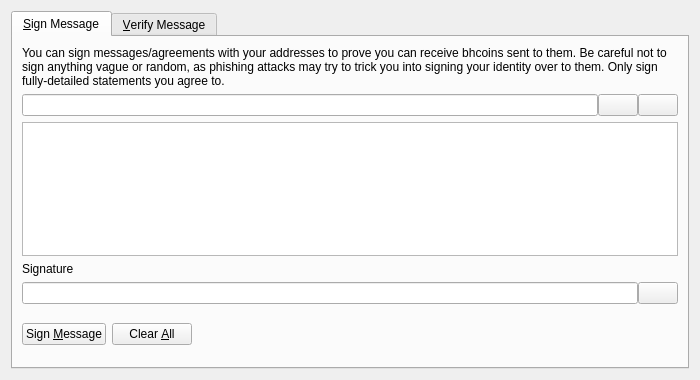
<?xml version="1.0" encoding="UTF-8"?>
<ui version="4.0">
 <class>SignVerifyMessageDialog</class>
 <widget class="QDialog" name="SignVerifyMessageDialog">
  <property name="geometry">
   <rect>
    <x>0</x>
    <y>0</y>
    <width>700</width>
    <height>380</height>
   </rect>
  </property>
  <property name="windowTitle">
   <string>Signatures - Sign / Verify a Message</string>
  </property>
  <property name="modal">
   <bool>true</bool>
  </property>
  <layout class="QVBoxLayout" name="verticalLayout">
   <item>
    <widget class="QTabWidget" name="tabWidget">
     <property name="currentIndex">
      <number>0</number>
     </property>
     <widget class="QWidget" name="tabSignMessage">
      <attribute name="title">
       <string>&amp;Sign Message</string>
      </attribute>
      <layout class="QVBoxLayout" name="verticalLayout_SM">
       <item>
        <widget class="QLabel" name="infoLabel_SM">
         <property name="text">
          <string>You can sign messages/agreements with your addresses to prove you can receive bhcoins sent to them. Be careful not to sign anything vague or random, as phishing attacks may try to trick you into signing your identity over to them. Only sign fully-detailed statements you agree to.</string>
         </property>
         <property name="textFormat">
          <enum>Qt::PlainText</enum>
         </property>
         <property name="wordWrap">
          <bool>true</bool>
         </property>
        </widget>
       </item>
       <item>
        <layout class="QHBoxLayout" name="horizontalLayout_1_SM">
         <property name="spacing">
          <number>0</number>
         </property>
         <item>
          <widget class="QValidatedLineEdit" name="addressIn_SM">
           <property name="toolTip">
            <string>The BHCoin address to sign the message with</string>
           </property>
          </widget>
         </item>
         <item>
          <widget class="QPushButton" name="addressBookButton_SM">
           <property name="toolTip">
            <string>Choose previously used address</string>
           </property>
           <property name="text">
            <string/>
           </property>
           <property name="icon">
            <iconset resource="../bitcoin.qrc">
             <normaloff>:/icons/address-book</normaloff>:/icons/address-book</iconset>
           </property>
           <property name="shortcut">
            <string>Alt+A</string>
           </property>
           <property name="autoDefault">
            <bool>false</bool>
           </property>
          </widget>
         </item>
         <item>
          <widget class="QPushButton" name="pasteButton_SM">
           <property name="toolTip">
            <string>Paste address from clipboard</string>
           </property>
           <property name="text">
            <string/>
           </property>
           <property name="icon">
            <iconset resource="../bitcoin.qrc">
             <normaloff>:/icons/editpaste</normaloff>:/icons/editpaste</iconset>
           </property>
           <property name="shortcut">
            <string>Alt+P</string>
           </property>
           <property name="autoDefault">
            <bool>false</bool>
           </property>
          </widget>
         </item>
        </layout>
       </item>
       <item>
        <widget class="QPlainTextEdit" name="messageIn_SM">
         <property name="toolTip">
          <string>Enter the message you want to sign here</string>
         </property>
        </widget>
       </item>
       <item>
        <widget class="QLabel" name="signatureLabel_SM">
         <property name="text">
          <string>Signature</string>
         </property>
         <property name="textFormat">
          <enum>Qt::PlainText</enum>
         </property>
        </widget>
       </item>
       <item>
        <layout class="QHBoxLayout" name="horizontalLayout_2_SM">
         <property name="spacing">
          <number>0</number>
         </property>
         <item>
          <widget class="QLineEdit" name="signatureOut_SM">
           <property name="font">
            <font>
             <italic>true</italic>
            </font>
           </property>
           <property name="readOnly">
            <bool>true</bool>
           </property>
          </widget>
         </item>
         <item>
          <widget class="QPushButton" name="copySignatureButton_SM">
           <property name="toolTip">
            <string>Copy the current signature to the system clipboard</string>
           </property>
           <property name="text">
            <string/>
           </property>
           <property name="icon">
            <iconset resource="../bitcoin.qrc">
             <normaloff>:/icons/editcopy</normaloff>:/icons/editcopy</iconset>
           </property>
           <property name="autoDefault">
            <bool>false</bool>
           </property>
          </widget>
         </item>
        </layout>
       </item>
       <item>
        <layout class="QHBoxLayout" name="horizontalLayout_3_SM">
         <item>
          <widget class="QPushButton" name="signMessageButton_SM">
           <property name="toolTip">
            <string>Sign the message to prove you own this BHCoin address</string>
           </property>
           <property name="text">
            <string>Sign &amp;Message</string>
           </property>
           <property name="icon">
            <iconset resource="../bitcoin.qrc">
             <normaloff>:/icons/edit</normaloff>:/icons/edit</iconset>
           </property>
           <property name="autoDefault">
            <bool>false</bool>
           </property>
          </widget>
         </item>
         <item>
          <widget class="QPushButton" name="clearButton_SM">
           <property name="toolTip">
            <string>Reset all sign message fields</string>
           </property>
           <property name="text">
            <string>Clear &amp;All</string>
           </property>
           <property name="icon">
            <iconset resource="../bitcoin.qrc">
             <normaloff>:/icons/remove</normaloff>:/icons/remove</iconset>
           </property>
           <property name="autoDefault">
            <bool>false</bool>
           </property>
          </widget>
         </item>
         <item>
          <spacer name="horizontalSpacer_1_SM">
           <property name="orientation">
            <enum>Qt::Horizontal</enum>
           </property>
           <property name="sizeHint" stdset="0">
            <size>
             <width>40</width>
             <height>48</height>
            </size>
           </property>
          </spacer>
         </item>
         <item>
          <widget class="QLabel" name="statusLabel_SM">
           <property name="font">
            <font>
             <weight>75</weight>
             <bold>true</bold>
            </font>
           </property>
           <property name="text">
            <string/>
           </property>
           <property name="wordWrap">
            <bool>true</bool>
           </property>
          </widget>
         </item>
         <item>
          <spacer name="horizontalSpacer_2_SM">
           <property name="orientation">
            <enum>Qt::Horizontal</enum>
           </property>
           <property name="sizeHint" stdset="0">
            <size>
             <width>40</width>
             <height>48</height>
            </size>
           </property>
          </spacer>
         </item>
        </layout>
       </item>
      </layout>
     </widget>
     <widget class="QWidget" name="tabVerifyMessage">
      <attribute name="title">
       <string>&amp;Verify Message</string>
      </attribute>
      <layout class="QVBoxLayout" name="verticalLayout_VM">
       <item>
        <widget class="QLabel" name="infoLabel_VM">
         <property name="text">
          <string>Enter the receiver's address, message (ensure you copy line breaks, spaces, tabs, etc. exactly) and signature below to verify the message. Be careful not to read more into the signature than what is in the signed message itself, to avoid being tricked by a man-in-the-middle attack. Note that this only proves the signing party receives with the address, it cannot prove sendership of any transaction!</string>
         </property>
         <property name="textFormat">
          <enum>Qt::PlainText</enum>
         </property>
         <property name="alignment">
          <set>Qt::AlignLeading|Qt::AlignLeft|Qt::AlignTop</set>
         </property>
         <property name="wordWrap">
          <bool>true</bool>
         </property>
        </widget>
       </item>
       <item>
        <layout class="QHBoxLayout" name="horizontalLayout_1_VM">
         <property name="spacing">
          <number>0</number>
         </property>
         <item>
          <widget class="QValidatedLineEdit" name="addressIn_VM">
           <property name="toolTip">
            <string>The BHCoin address the message was signed with</string>
           </property>
          </widget>
         </item>
         <item>
          <widget class="QPushButton" name="addressBookButton_VM">
           <property name="toolTip">
            <string>Choose previously used address</string>
           </property>
           <property name="text">
            <string/>
           </property>
           <property name="icon">
            <iconset resource="../bitcoin.qrc">
             <normaloff>:/icons/address-book</normaloff>:/icons/address-book</iconset>
           </property>
           <property name="shortcut">
            <string>Alt+A</string>
           </property>
           <property name="autoDefault">
            <bool>false</bool>
           </property>
          </widget>
         </item>
        </layout>
       </item>
       <item>
        <widget class="QPlainTextEdit" name="messageIn_VM"/>
       </item>
       <item>
        <widget class="QValidatedLineEdit" name="signatureIn_VM"/>
       </item>
       <item>
        <layout class="QHBoxLayout" name="horizontalLayout_2_VM">
         <item>
          <widget class="QPushButton" name="verifyMessageButton_VM">
           <property name="toolTip">
            <string>Verify the message to ensure it was signed with the specified BHCoin address</string>
           </property>
           <property name="text">
            <string>Verify &amp;Message</string>
           </property>
           <property name="icon">
            <iconset resource="../bitcoin.qrc">
             <normaloff>:/icons/transaction_0</normaloff>:/icons/transaction_0</iconset>
           </property>
           <property name="autoDefault">
            <bool>false</bool>
           </property>
          </widget>
         </item>
         <item>
          <widget class="QPushButton" name="clearButton_VM">
           <property name="toolTip">
            <string>Reset all verify message fields</string>
           </property>
           <property name="text">
            <string>Clear &amp;All</string>
           </property>
           <property name="icon">
            <iconset resource="../bitcoin.qrc">
             <normaloff>:/icons/remove</normaloff>:/icons/remove</iconset>
           </property>
           <property name="autoDefault">
            <bool>false</bool>
           </property>
          </widget>
         </item>
         <item>
          <spacer name="horizontalSpacer_1_VM">
           <property name="orientation">
            <enum>Qt::Horizontal</enum>
           </property>
           <property name="sizeHint" stdset="0">
            <size>
             <width>40</width>
             <height>48</height>
            </size>
           </property>
          </spacer>
         </item>
         <item>
          <widget class="QLabel" name="statusLabel_VM">
           <property name="font">
            <font>
             <weight>75</weight>
             <bold>true</bold>
            </font>
           </property>
           <property name="text">
            <string/>
           </property>
           <property name="wordWrap">
            <bool>true</bool>
           </property>
          </widget>
         </item>
         <item>
          <spacer name="horizontalSpacer_2_VM">
           <property name="orientation">
            <enum>Qt::Horizontal</enum>
           </property>
           <property name="sizeHint" stdset="0">
            <size>
             <width>40</width>
             <height>48</height>
            </size>
           </property>
          </spacer>
         </item>
        </layout>
       </item>
      </layout>
     </widget>
    </widget>
   </item>
  </layout>
 </widget>
 <customwidgets>
  <customwidget>
   <class>QValidatedLineEdit</class>
   <extends>QLineEdit</extends>
   <header>qvalidatedlineedit.h</header>
  </customwidget>
 </customwidgets>
 <resources>
  <include location="../bitcoin.qrc"/>
 </resources>
 <connections/>
</ui>
